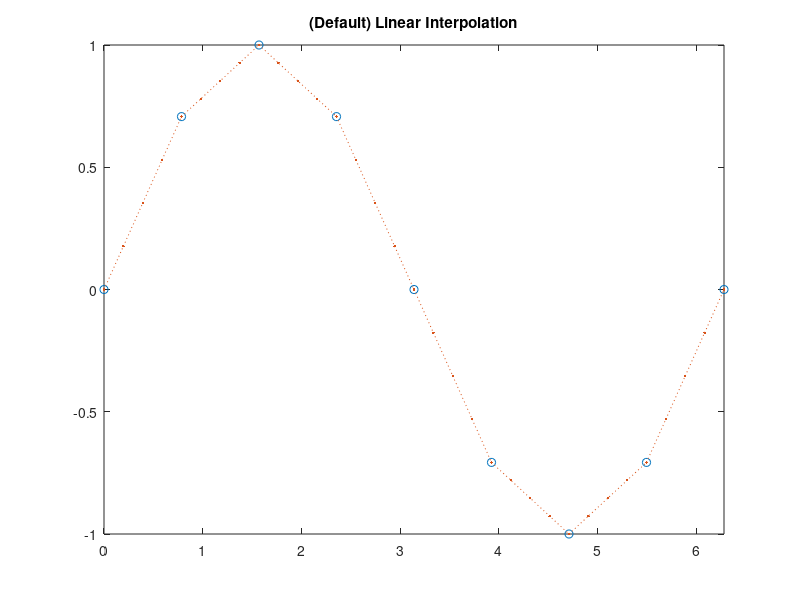
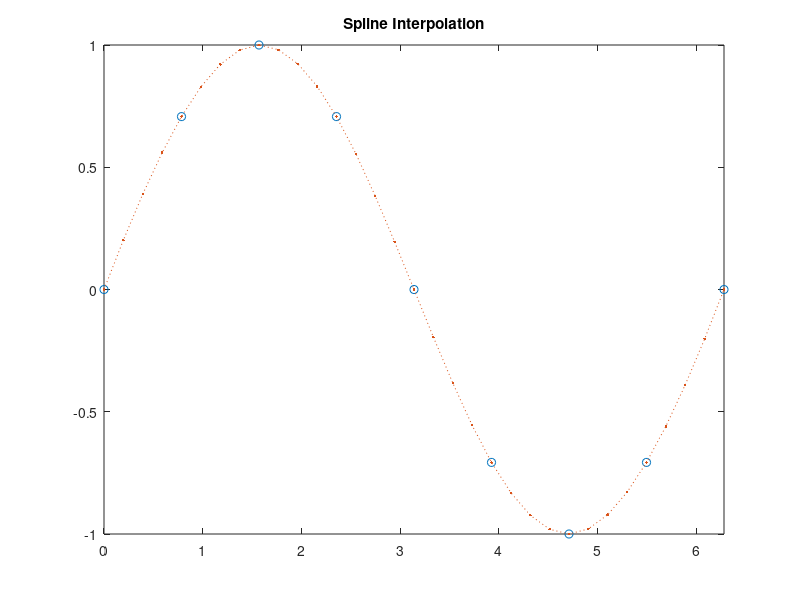

Source code (MATLAB) for these figures, in order:
% Interpolación

clc
clear all
close all

x = 0:pi/4:2*pi; 
v = sin(x);

xq = 0:pi/16:2*pi;

figure
vq1 = interp1(x,v,xq);
plot(x,v,'o',xq,vq1,':.');
xlim([0 2*pi]);
title('(Default) Linear Interpolation');

figure
vq2 = interp1(x,v,xq,'spline');
plot(x,v,'o',xq,vq2,':.');
xlim([0 2*pi]);
title('Spline Interpolation');
